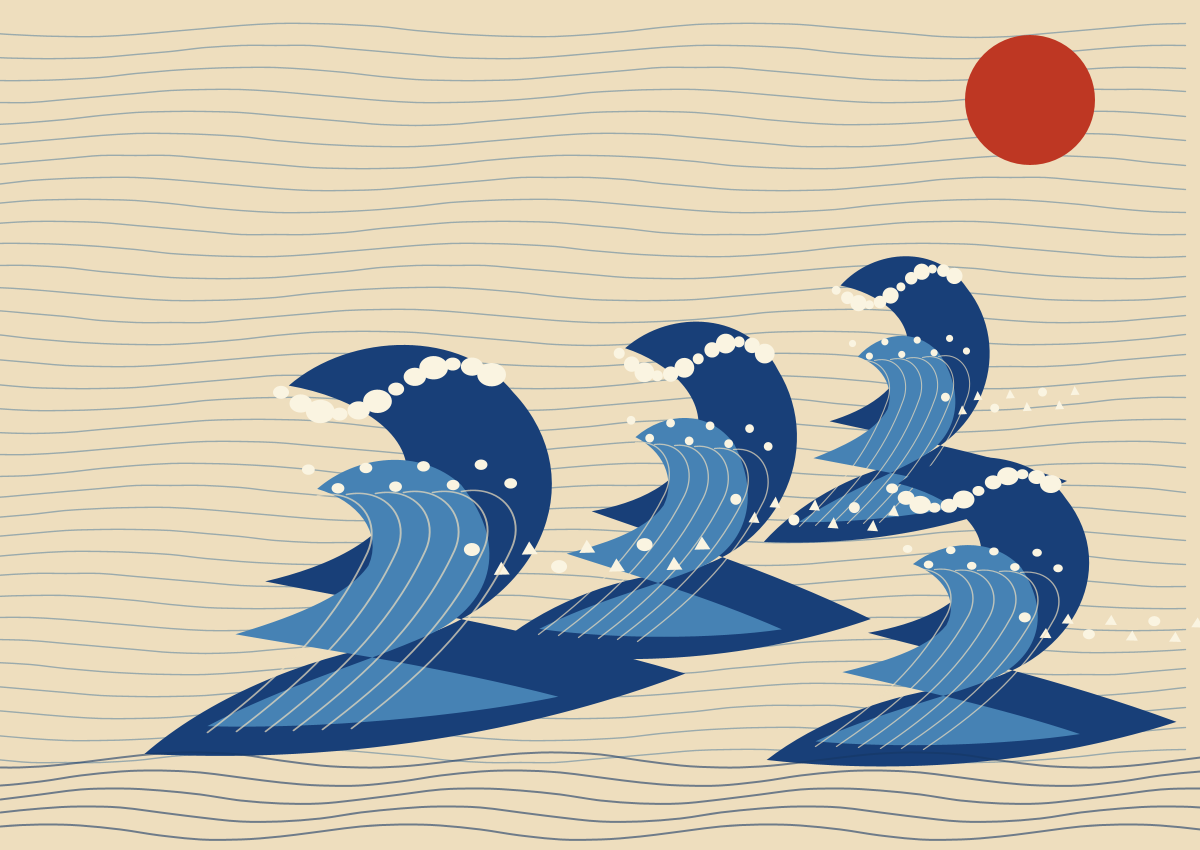
Frame 1 (no input)
Frame 2 (the mouse pressed at the canvas centre, redrawn once): identical to frame 1, image omitted

The Processing sketch that drew this single still picture (run headless with seeded random() and noise(); the mouse was pressed at the canvas centre and the sketch redrawn once):

// Processing sketch: Week3
// ── Week3.pde
// Ukiyo-e Inspired Wave
void setup() {size(1200, 850);smooth();noLoop();}

//background
void draw() {background(238, 222, 190); 
//background lines
drawSeaLines();
//let sun cover
drawRedSun();

// small back wave
pushMatrix();
//Position
translate(760, 470);
//Reduce scale
scale(0.9);
//Rotate
rotate(radians(-3));
drawWave();
//right wave
popMatrix();

// middle wave copy last
pushMatrix();
//Position
translate(500, 560);
scale(1.1);
rotate(radians(4));
drawWave();
popMatrix();

// main large front wave
pushMatrix();
translate(140, 650);
scale(1.6, 1.3);
rotate(radians(-2));
drawWave();
popMatrix();

// right front wave
pushMatrix();
translate(770, 680);
scale(1.2, 1.0);
rotate(radians(2));
drawWave();
popMatrix();

//water lines
drawBottomLines();}

void drawWave() {
//Cancel border
noStroke();
// main dark blue
fill(24, 63, 120);
//Main body of the waves
beginShape();
vertex(0, 80);
//first point
//Bézier curve
//An arc rising from left to right
bezierVertex(40, 40, 100, 10, 160, 0);
//Let the waves rise upward.
bezierVertex(250, -20, 290, -120, 240, -190);
//Paint the curled tip of the wave at the top.
bezierVertex(210, -240, 140, -240, 100, -200);
//Let the crest of the wave roll back inward.
bezierVertex(140, -190, 180, -160, 170, -120);
//Draw the part of the waves that falls downward inside.
bezierVertex(160, -80, 120, -60, 80, -50);
//Let the waves spread to the right, forming width.
bezierVertex(150, -30, 240, -10, 340, 30);
//Go from the right back to the bottom, closing the entire shape.
bezierVertex(270, 60, 150, 95, 0, 80);
endShape(CLOSE);

//inside shape
fill(70, 130, 180);
beginShape();
vertex(40, 60);
bezierVertex(90, 30, 140, 15, 180, -5);
bezierVertex(220, -25, 235, -70, 205, -120);
bezierVertex(180, -150, 140, -145, 115, -120);
bezierVertex(140, -110, 155, -85, 145, -60);
bezierVertex(130, -35, 90, -20, 60, -10);
bezierVertex(120, 5, 190, 20, 260, 45);
bezierVertex(200, 58, 110, 65, 40, 60);
endShape(CLOSE);

// foam
drawFoam();

// inner lines
drawWaveLines();}
//details
void drawFoam() {
fill(250, 244, 225);
noStroke();

//top foam dots
  for (int i = 0; i < 12; i++) 
//Repeat 12 times, draw 12 bubbles.
{float x = 95 + i * 12;
    float y = -195 + sin(radians(i * 30)) * 18;
    float s = 10 + (i % 3) * 4;   
ellipse(x, y, s, s);}

// inner foam dots
for (int i = 0; i < 8; i++) {
float x = 110 + i * 18;
float y = -135 + (i % 2) * 15;  // modulo changes height
ellipse(x, y, 8, 8); }

// flying drops
//Even-numbered bubbles are on top
//Odd-numbered bubbles move down a little
for (int i = 0; i < 9; i++) {
float x = 210 + i * 18;
float y = -70 + (i % 2) * 15;

if (i % 3 == 0) {ellipse(x, y, 10, 10);} 
//tiangle water
else {triangle(x, y - 5, x - 5, y + 5, x + 5, y + 5);}
  }
}
// inside wave
void drawWaveLines() {
noFill();
stroke(238, 222, 190, 180);
strokeWeight(1.2);

for (int i = 0; i < 6; i++) {
float offset = i * 18;

beginShape();
vertex(40 + offset, 65);
bezierVertex(80 + offset, 30, 120 + offset, -10, 145 + offset, -70);
bezierVertex(155 + offset, -95, 140 + offset, -120, 115 + offset, -115);
endShape();
  }
}
// background lines
//Layer upon layer of water ripple lines
void drawSeaLines() {
  noFill();
  stroke(60, 110, 150, 120);
  strokeWeight(1.4);
//Draw a line every 22 pixels from the top of the canvas to near the bottom.
for (int y = 30; y < height - 80; y += 22) {
    beginShape();

for (int x = -40; x <= width + 40; x += 35) {
      float offset = sin(radians(x * 0.8 + y)) * 7;
//The line has ups and downs
curveVertex(x, y + offset);
    }
endShape();
  }
}
// bottom water lines
//Deeper water ripples
void drawBottomLines() {
  noFill();
  stroke(20, 55, 100, 150);
  strokeWeight(2);


//Draw a line within a 90-pixel range
for (int y = height - 90; y < height; y += 18) {
    beginShape();

//Sense of weight
for (int x = -40; x <= width + 40; x += 40) {
      float offset = sin(radians(x + y * 2)) * 8;
      curveVertex(x, y + offset);
    }

endShape();
  }
}
// red sun
void drawRedSun() {
  noStroke();
  fill(190, 55, 35);
// moved higher so it does not touch the waves
  ellipse(1030, 100, 130, 130);
}
